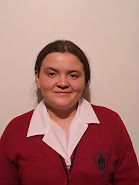
#> input picture unidad2/casoPractico/faceRecognition/sourceImages/238.jpg, 139 x 185 px
$ jupyter execute --allow-errors casoPractico2.ipynb   (shell and % lines are left out)   (text cells are left out)
#> lines starting #> are read from the running program, lines starting #| are printed output that depends on the picture; after the words box and inside, x2 and y2 are one past the last pixel; in counts of white or black regions, pixels touching at a corner belong together
[cell 1]
#instalación de librerías necesarias

[cell 2]
#Importar módulos necesarios
import cv2  #Manejo de imagenes
import os   #Manejo de archivos/directorios
import face_recognition         # Linreria de reconocimiento facial
from datetime import datetime   # Para el registro de fecha y hora de asistencia
from tabulate import tabulate   #Tabulación de resultados de aistencia

import imghdr  #Para validar si un archivo es imagen
import sys     #Manejo de comandos de S.O.
import matplotlib.pyplot as plt   #Para gráficos

[cell 3]
#Constantes a usar
RED = "\033[91m"
GREEN = "\033[92m"
YELLOW = "\033[93m"
BLUE = "\033[94m"
RESET = "\033[0m"

[cell 4]
#Definición de funciones necesarias
#Evalua si un archivo es imagen válida
def isImage(filePath):
    return imghdr.what(filePath) is not None

#Evalua existencia de directorios
def existsDirectory(directoryPath):
    return os.path.exists(directoryPath) and os.path.isdir(directoryPath)

#Visualizasión de mensajes
def message(text, color):
    print(f"{color}{text}{RESET}")

#Registro de Asistencias
def attendanceRegister(student):
    if student!='Desconocido':
        for registro in attendance:
            # Verificar si el estudiante ya está registrado
            if registro['nombre'] == student:
                ##message(f"{student} ya está registrado.",RED)
                return
        hora_registro = datetime.now().strftime('%Y-%m-%d %H:%M:%S')
        registro = {'nombre': student, 'hora': hora_registro}
        attendance.append(registro)

def printReport():
    tabla_asistencia = [[record['nombre'], record['hora']] for record in attendance]
    message("\nRegistros de asistencia:".center(100),BLUE)
    print(tabulate(tabla_asistencia, headers=["Nombre del Estudiante", "Hora de Registro"]))

[cell 5]
# Reconocimiento y alamacenamiento de rostros de imagenes aleatorias

sourceImages = "sourceImages"  #Directorio que almacena imagenes que contienen rostros para manejo  posterior
facesRepo    = "facesRepo"     #Direcorio donde se almacenaran los rostros

#Existe directorio que contiene imagenes fuente?
message("Inicio Proceso de reconocimiento de rostros en imagenes.", GREEN)
if not existsDirectory(sourceImages):
    message("Repositorio de imagenes fuente no existe",RED)
    message("PROCESAMIENTO TERMINADO",RED)
    sys.exit()

#Existe directorio contenedore de rostros?
if not existsDirectory(facesRepo):
    os.makedirs(facesRepo)
    message("Se crea carpeta contenedora de rostros.", GREEN)

#Inicio delproceso
faceClassif = cv2.CascadeClassifier(cv2.data.haarcascades + "haarcascade_frontalface_default.xml") #Modelo detector de rostros
i = 0

for imageName in os.listdir(sourceImages):
    message("Procesando archivo "+imageName, GREEN)
    if not isImage(sourceImages + "/" + imageName):
        message("Archivo "+imageName+ " no es imagen",RED)
    else:
        #Carga la imagen a memoria
        image = cv2.imread(sourceImages + "/" + imageName)
#> image is the input picture: shape (185, 139, 3); mean B, G, R 114.7, 119.3, 171.3

        #Visualizar imagen a procesar
        imgRGB = cv2.cvtColor(image, cv2.COLOR_BGR2RGB)
        plt.imshow(imgRGB)
        plt.show()

        faces = faceClassif.detectMultiScale(image, 1.1, 5)
#> faces = [[34, 51, 58, 58]]
        for (x, y, w, h) in faces:
            cv2.rectangle(image, (x, y), (x + w, y + h), (0, 255, 0), 2)
            face = image[y:y + h, x:x + w]
            face = cv2.resize(face, (150, 150))
            cv2.imwrite(facesRepo + "/" + str(i) + ".jpg", face)
            i += 1
            cv2.imshow("Rostros", face)
            cv2.waitKey(0)
#> this loop made 1 pass
#> (x, y, w, h, i) on pass 1: (34, 51, 58, 58, 1)
#> pass 1, `face = image[y:y + h, x:x + w]`:
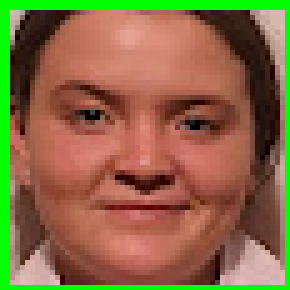
#> face: shape (58, 58, 3) (shown 5 times larger); mean B, G, R 67.7, 107.3, 136.2
#> pass 1, `face = cv2.resize(face, (150, 150))`:
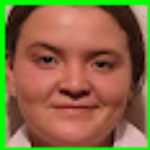
#> face: shape (150, 150, 3); mean B, G, R 67.6, 107.1, 136.1
#> after the loop:
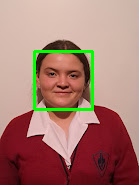
#> image: shape (185, 139, 3); 2.69% of pixels changed, all inside (x1, y1, x2, y2) = (33, 50, 94, 111)
#> after the loop, i = 1
#> pass 3 of the loop `for imageName in os.listdir(sourceImages):`:
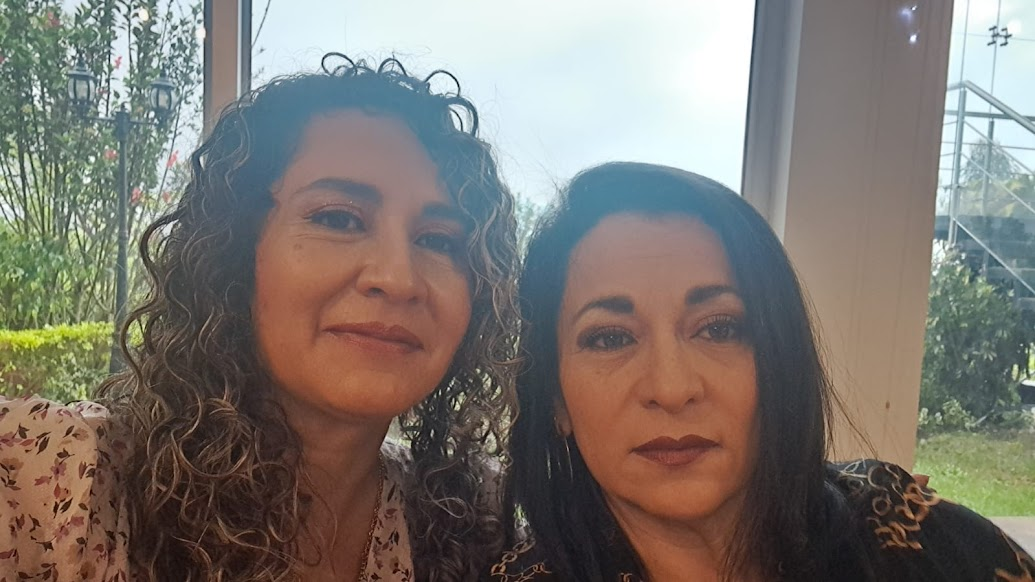
#> input picture unidad2/casoPractico/faceRecognition/sourceImages/WA0007.jpg, 1035 x 582 px
#> image is the input picture: shape (582, 1035, 3); mean B, G, R 112.6, 119, 125.3
#> imgRGB: shape (582, 1035, 3)
#> `faces = faceClassif.detectMultiScale(image, 1.1, 5)`: faces = [[530, 229, 279, 279], [240, 120, 279, 279]]
#> the loop `for (x, y, w, h) in faces:` made 2 passes
#> (x, y, w, h, i) on passes 1 to 2: (530, 229, 279, 279, 2), (240, 120, 279, 279, 3)
#> pass 1, `face = image[y:y + h, x:x + w]`:
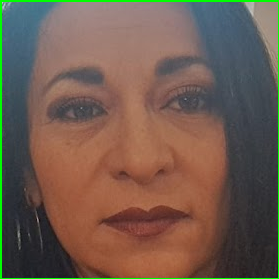
#> face: shape (279, 279, 3); mean B, G, R 78.4, 91.4, 111.8
#> after the loop `for (x, y, w, h) in faces:`:
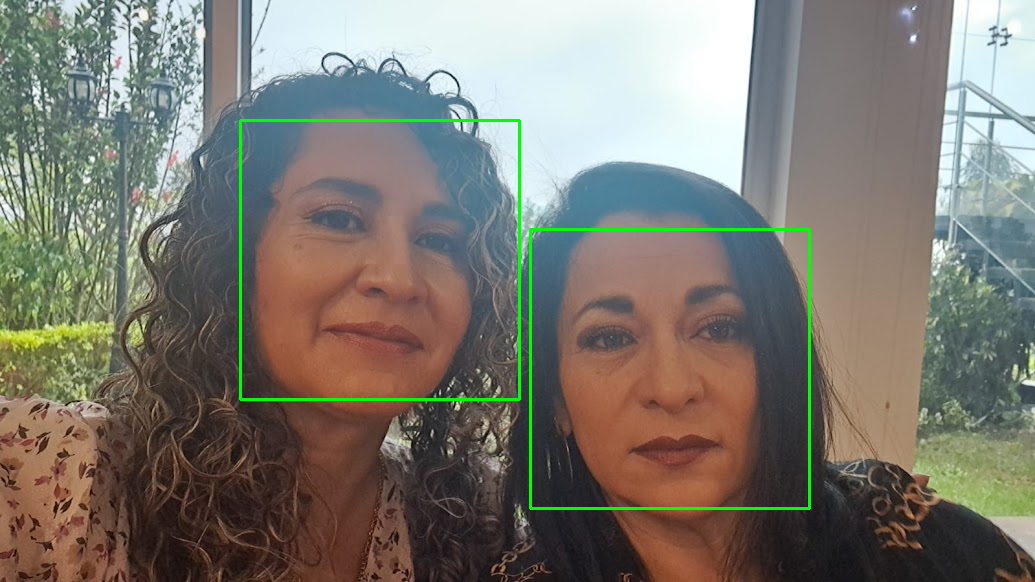
#> image: shape (582, 1035, 3); 1.11% of pixels changed, all inside (x1, y1, x2, y2) = (239, 119, 811, 510)
#> after the loop `for (x, y, w, h) in faces:`: i = 3
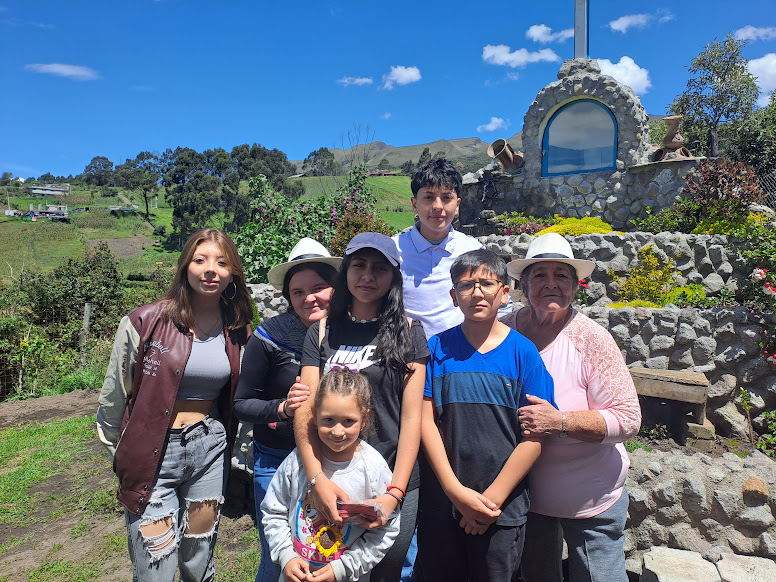
#> input picture unidad2/casoPractico/faceRecognition/images/foto3.jpg, 776 x 582 px, given in place of the camera
#> further down, frame is the input picture: shape (582, 776, 3); mean B, G, R 128.6, 113.5, 97.1
#> `frame = cv2.flip(frame, 1)`:
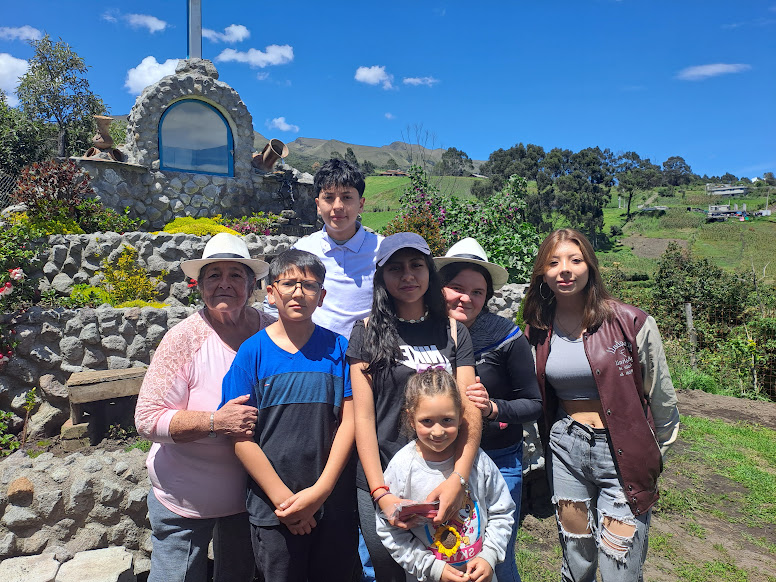
#> frame: shape (582, 776, 3); mean B, G, R 128.6, 113.5, 97.1
#> `faces = faceClassif.detectMultiScale(frame, 1.1, 5)`: faces = [[311, 176, 55, 55], [382, 249, 52, 52], [270, 263, 55, 55], [538, 240, 56, 56], [199, 256, 51, 51], [407, 399, 61, 61], [544, 401, 81, 81]]
        cv2.imshow("Image", image)
        cv2.waitKey(0)
    cv2.destroyAllWindows()

[cell 6]
#Guardar embeding nombres y registros asistencia
facesEncodings = []
facesNames = []
attendance = []

[cell 7]
#Bucle para obtener los codigos de codificacion facial de los rostros almacenados
for face in os.listdir(facesRepo):
    image = cv2.imread(facesRepo + "/" + face)
    image = cv2.cvtColor(image, cv2.COLOR_BGR2RGB)
    f_coding = face_recognition.face_encodings(image, known_face_locations=[(0, 150, 150, 0)])[0]
    facesEncodings.append(f_coding)
    facesNames.append(face.split(".")[0])
message("Embeding de los rostros", GREEN)
print(facesEncodings)
message("Nombres de rostros a buscar", GREEN)
print(facesNames)

#Lectura del video
##stream = cv2.VideoCapture(0, cv2.CAP_DSHOW) backen para windows
stream = cv2.VideoCapture(0,cv2.CAP_V4L2)  #backend para captura de video recomentdado para linux

#Modelo para la detección Facial
faceClassif = cv2.CascadeClassifier(cv2.data.haarcascades + "haarcascade_frontalface_default.xml")

#Bucle de captura del video hasta presionar escape
#> (the rest of this cell did not finish here and is left out)
